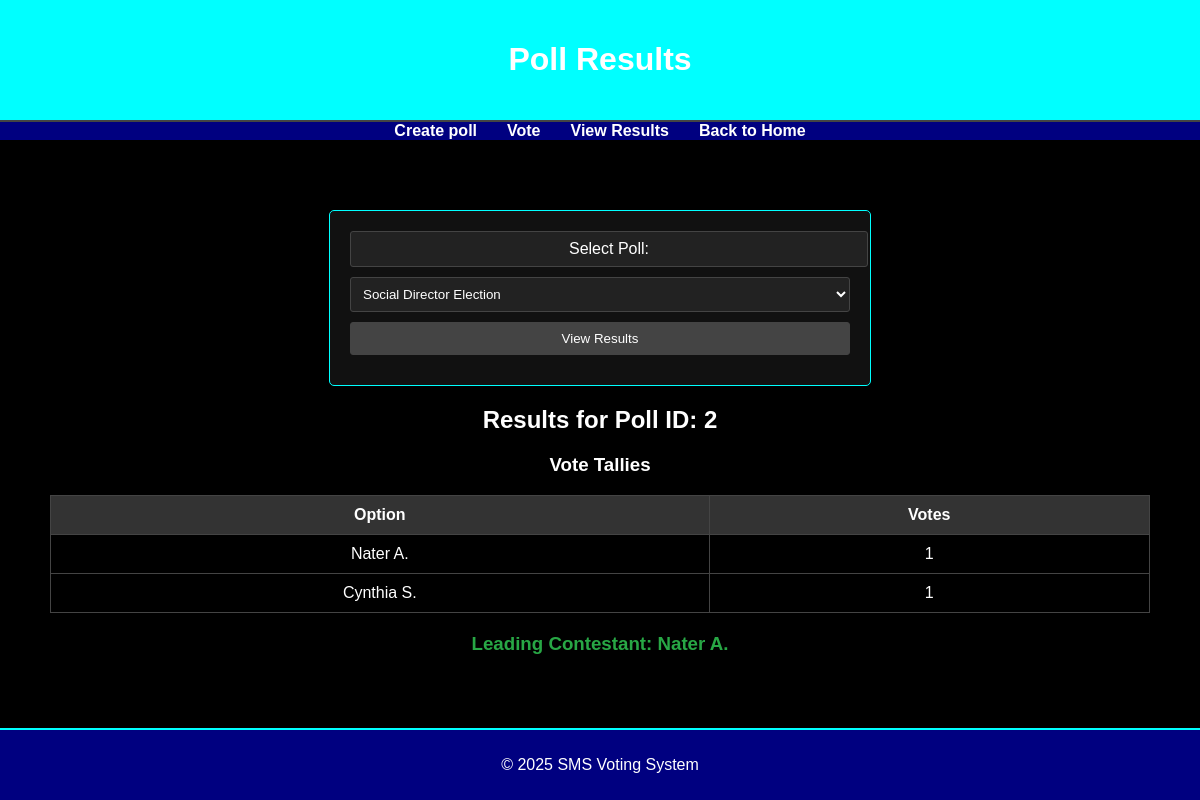
The page /view_responses?survey_id=2 on the database its author committed.
### tables this page shows
CREATE TABLE responses (
    id INTEGER PRIMARY KEY AUTOINCREMENT,
    question_id INTEGER,
    phone_number TEXT,
    response TEXT,
    FOREIGN KEY (question_id) REFERENCES questions (id)
);

### application/routes.py (the view)
@app.route('/view_responses', methods=['GET'])
def view_responses():
    survey_id = request.args.get('survey_id')
    conn = get_db_connection()
    cursor = conn.cursor()
    cursor.execute("SELECT id, title FROM surveys")
    polls = cursor.fetchall()
    responses = None
    vote_tallies = None
    leading_option = None
    if survey_id:
        cursor.execute("""
            SELECT r.response
            FROM responses r
            JOIN questions q ON r.question_id = q.id
            WHERE q.survey_id = ?
        """, (survey_id,))
        responses = cursor.fetchall()
        vote_tallies = {}
        for response in responses:
            option = response['response']
            if option in vote_tallies:
                vote_tallies[option] += 1
            else:
                vote_tallies[option] = 1
        if vote_tallies:
            leading_option = max(vote_tallies, key=vote_tallies.get)
    conn.close()
    return render_template(
        'view_responses.html',
        polls=polls,
        responses=responses,
        vote_tallies=vote_tallies,
        leading_option=leading_option,
        survey_id=survey_id
    )

### application/database.py (called while the page is built)
def get_db_connection():
    conn = sqlite3.connect(DATABASE)
    conn.row_factory = sqlite3.Row
    return conn

### application/templates/view_responses.html (shortened to what this page needs)
<!DOCTYPE html>
<html lang="en">
<head>
</head>
<body>
    <header>
        <h1>Poll Results</h1>
    </header>
    <nav>
        <ul>
            <li><a href="/create_poll">Create poll</a></li>
            <li><a href="/submit_vote">Vote</a></li>
            <li><a href="/view_responses">View Results</a></li>
            <li><a href="/" class="button">Back to Home</a></li>
        </ul>
    </nav>
    <main>
        <form action="/view_responses" method="GET">
            <label for="survey_id">Select Poll:</label>
            <select id="survey_id" name="survey_id" required>
                {% if polls %}
                    {% for poll in polls %}
                        <option value="{{ poll['id'] }}" {% if survey_id == poll['id']|string %}selected{% endif %}>
                            {{ poll['title'] }}
                        </option>
                    {% endfor %}
                {% endif %}
            </select>
            <button type="submit">View Results</button>
        </form>
        {% if survey_id %}
            <div id="responses">
                <h2>Results for Poll ID: {{ survey_id }}</h2>
                {% if vote_tallies %}
                    <div class="vote-tallies">
                        <h3>Vote Tallies</h3>
                        <table>
                            <thead>
                                <tr>
                                    <th>Option</th>
                                    <th>Votes</th>
                                </tr>
                            </thead>
                            <tbody>
                                {% for option, count in vote_tallies.items() %}
                                    <tr>
                                        <td>{{ option }}</td>
                                        <td>{{ count }}</td>
                                    </tr>
                                {% endfor %}
                            </tbody>
                        </table>
                    </div>
                    <div class="leading-option">
                        <h3>Leading Contestant: {{ leading_option }}</h3>
                    </div>
                {% else %}
                    <p class="no-responses">No responses found for this poll.</p>
                {% endif %}
            </div>
        {% endif %}
    </main>
    <footer>
        <p>&copy; 2025 SMS Voting System</p>
    </footer>
</body>
</html>

### application/templates/view_responses.html (style rules this page uses)
body { font-family: Arial, sans-serif; margin: 0; padding: 0; background-color: #000; color: #fff; display: flex; flex-direction: column; min-height: 100vh; }
header { text-align: center; padding: 20px; background-color: aqua; border-bottom: 2px solid #444; }
nav ul { list-style-type: none; padding: 0; display: flex; justify-content: center; background-color: navy; margin: 0; }
nav ul li { margin: 0 15px; }
nav ul li a { color: #fff; text-decoration: none; font-weight: bold; }
main { text-align: center; padding: 50px; flex: 1; }
footer { text-align: center; padding: 10px; background-color: navy; border-top: 2px solid aqua; margin-top: auto; }
h1, p { text-align: center; }
form { max-width: 500px; margin: 20px auto; padding: 20px; border: 1px solid aqua; background-color: #111; border-radius: 5px; }
label, select, input[type="radio"], button { display: block; width: 100%; margin-bottom: 10px; color: #fff; background-color: #222; border: 1px solid #444; border-radius: 3px; padding: 8px; }
button { background-color: #444; cursor: pointer; }
.vote-tallies { margin-top: 20px; }
.vote-tallies table { width: 100%; border-collapse: collapse; margin-top: 10px; }
.vote-tallies th, .vote-tallies td { padding: 10px; border: 1px solid #444; }
.vote-tallies th { background-color: #333; }
.leading-option { margin-top: 20px; font-weight: bold; color: #28a745; }

### rows shown on the page
responses: response "Nater A.", id "1"
responses: response "Cynthia S.", count "1"

### other values the page prints
{{ survey_id }} "2"
form field survey_id "Social Director Election"
